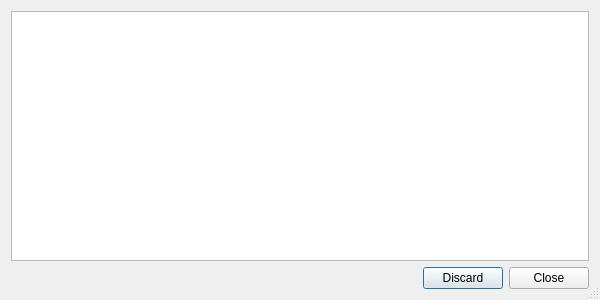
<?xml version="1.0" encoding="UTF-8"?>
<ui version="4.0">
 <class>ErrorDialog</class>
 <widget class="QDialog" name="ErrorDialog">
  <property name="windowModality">
   <enum>Qt::ApplicationModal</enum>
  </property>
  <property name="geometry">
   <rect>
    <x>0</x>
    <y>0</y>
    <width>600</width>
    <height>300</height>
   </rect>
  </property>
  <property name="windowTitle">
   <string>Errors</string>
  </property>
  <property name="sizeGripEnabled">
   <bool>true</bool>
  </property>
  <property name="modal">
   <bool>true</bool>
  </property>
  <layout class="QVBoxLayout" name="verticalLayout" stretch="1,0">
   <item>
    <widget class="QListWidget" name="listWidget">
     <property name="horizontalScrollBarPolicy">
      <enum>Qt::ScrollBarAlwaysOff</enum>
     </property>
     <property name="sizeAdjustPolicy">
      <enum>QAbstractScrollArea::AdjustToContents</enum>
     </property>
     <property name="editTriggers">
      <set>QAbstractItemView::NoEditTriggers</set>
     </property>
    </widget>
   </item>
   <item>
    <widget class="QDialogButtonBox" name="buttonBox">
     <property name="orientation">
      <enum>Qt::Horizontal</enum>
     </property>
     <property name="standardButtons">
      <set>QDialogButtonBox::Close|QDialogButtonBox::Discard</set>
     </property>
    </widget>
   </item>
  </layout>
 </widget>
 <resources/>
 <connections>
  <connection>
   <sender>buttonBox</sender>
   <signal>accepted()</signal>
   <receiver>ErrorDialog</receiver>
   <slot>accept()</slot>
   <hints>
    <hint type="sourcelabel">
     <x>248</x>
     <y>254</y>
    </hint>
    <hint type="destinationlabel">
     <x>157</x>
     <y>274</y>
    </hint>
   </hints>
  </connection>
  <connection>
   <sender>buttonBox</sender>
   <signal>rejected()</signal>
   <receiver>ErrorDialog</receiver>
   <slot>reject()</slot>
   <hints>
    <hint type="sourcelabel">
     <x>316</x>
     <y>260</y>
    </hint>
    <hint type="destinationlabel">
     <x>286</x>
     <y>274</y>
    </hint>
   </hints>
  </connection>
 </connections>
</ui>
